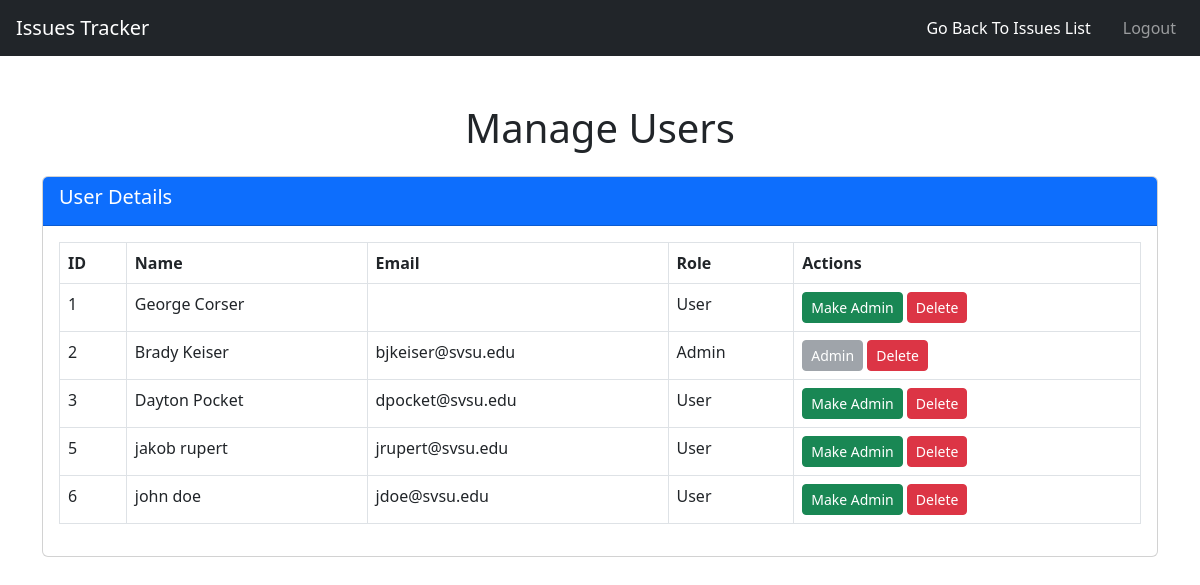
The app's page /people.php (signed in) with its own data.
### tables this page shows
CREATE TABLE `iss_persons` (
  `id` int(11) NOT NULL,
  `fname` varchar(255) NOT NULL,
  `lname` varchar(255) NOT NULL,
  `mobile` varchar(255) NOT NULL,
  `email` varchar(255) NOT NULL,
  `pwd_hash` varchar(255) NOT NULL,
  `pwd_salt` varchar(255) NOT NULL,
  `admin` varchar(255) NOT NULL
);

### people.php (the view, shortened to what this page needs)
<?php
require_once 'db_connect.php';
$stmt = $pdo->prepare("SELECT * FROM iss_persons");
$stmt->execute();
$users = $stmt->fetchAll(PDO::FETCH_ASSOC);
?>
<!DOCTYPE html>
<html lang="en">
<head>
    <link href="https://cdn.jsdelivr.net/npm/bootstrap@5.3.0-alpha1/dist/css/bootstrap.min.css" rel="stylesheet">
</head>
<body>
<nav class="navbar navbar-expand-lg navbar-dark bg-dark ps-3">
    <a class="navbar-brand" href="#">Issues Tracker</a>
    <div class="collapse navbar-collapse" id="navbarNav">
        <ul class="navbar-nav ms-auto">
            <li class="nav-item ms-3">
                <a class="nav-link btn btn-success btn-lg text-white me-3" href="issues_list.php">Go Back To Issues List</a>
            </li>
            <li class="nav-item me-3">
                <a class="nav-link btn btn-danger" href="login.php">Logout</a>
            </li>
        </ul>
    </div>
</nav>
<div class="container my-5">
    <h1 class="text-center mb-4">Manage Users</h1>
    <div class="card">
        <div class="card-header bg-primary text-white">
            <h5>User Details</h5>
        </div>
        <div class="card-body">
            <table class="table table-bordered">
                <thead class="thead-dark">
                    <tr>
                        <th>ID</th>
                        <th>Name</th>
                        <th>Email</th>
                        <th>Role</th>
                        <th>Actions</th>
                    </tr>
                </thead>
                <tbody>
                    <?php foreach ($users as $user): ?>
                        <tr>
                            <td><?php echo $user['id']; ?></td>
                            <td><?php echo htmlspecialchars($user['fname'] . ' ' . $user['lname']); ?></td>
                            <td><?php echo htmlspecialchars($user['email']); ?></td>
                            <td><?php echo $user['admin'] == 'yes' ? 'Admin' : 'User'; ?></td>
                            <td>
                                <?php if ($user['admin'] == 'no'): ?>
                                    <form method="POST" style="display:inline;" id="assignAdminForm_<?php echo $user['id']; ?>">
                                        <button type="button" class="btn btn-success btn-sm" onclick="confirmMakeAdmin(<?php echo $user['id']; ?>)">Make Admin</button>
                                    </form>
                                <?php else: ?>
                                    <button class="btn btn-secondary btn-sm" disabled>Admin</button>
                                <?php endif; ?>
                                <form method="POST" style="display:inline;">
                                    <button type="submit" name="delete_user" class="btn btn-danger btn-sm" onclick="return confirm('Are you sure you want to delete this user?');">Delete</button>
                                </form>
                            </td>
                        </tr>
                    <?php endforeach; ?>
                </tbody>
            </table>
        </div>
    </div>
</div>
</body>
</html>

### records on screen
iss_persons: id "1", fname+lname "George Corser", admin "User"
iss_persons: id "2", fname+lname "Brady Keiser", email "bjkeiser@svsu.edu", admin "Admin"
iss_persons: id "3", fname+lname "Dayton Pocket", email "dpocket@svsu.edu", admin "User"
iss_persons: id "5", fname+lname "jakob rupert", email "jrupert@svsu.edu", admin "User"
iss_persons: id "6", fname+lname "john doe", email "jdoe@svsu.edu", admin "User"
